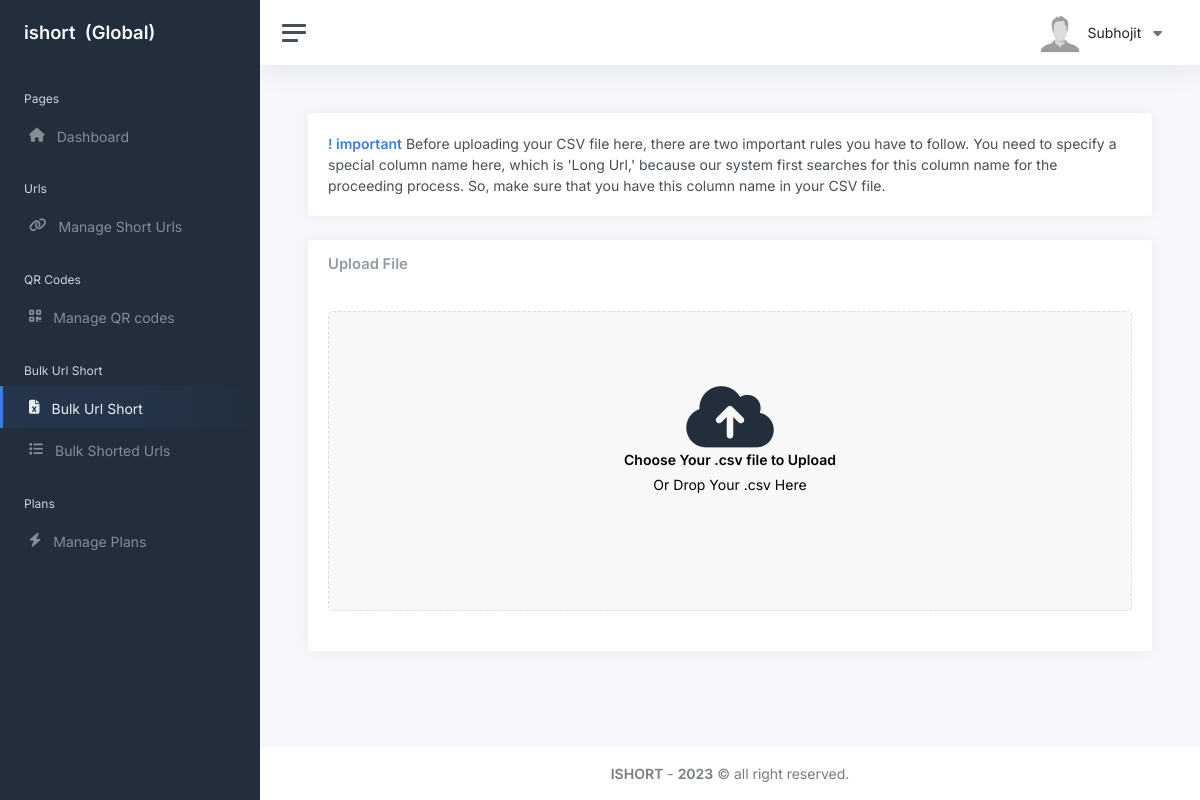
Page /user/bulk-url-short/ (signed in) on the committed database.
### core/models.py (models this page shows, shortened)
class User(AbstractUser):
    username = None
    email = models.EmailField(unique=True)
    email_token = models.CharField(max_length=250, null=True, blank=True)
    is_email_varified = models.BooleanField(default=False)
    method = models.CharField(max_length=50, choices=[('manually', 'Manually'), ('google', 'Google')], default='manually')
    google_id = models.CharField(max_length=250, null=True, blank=True)
    extra_data = models.TextField(null=True, blank=True)
    objects = UserManager()
    USERNAME_FIELD = 'email'
    REQUIRED_FIELDS = []

class Subscription(models.Model):
    user = models.OneToOneField(User, on_delete=models.CASCADE) # one to one relationship
    plan = models.ForeignKey(Plan, on_delete=models.CASCADE)
    used_urls = models.PositiveIntegerField(default = 0)
    used_qrs = models.PositiveBigIntegerField(default = 0)
    expires_at = models.DateTimeField(null = True, blank = True)
    razorpay_payment_id = models.CharField(max_length=250, null=True, blank=True)
    def get_subscription_details(request):
        subscription_obj = Subscription.objects.get(user = request.user)
        return subscription_obj.plan

class Plan(models.Model):
    name = models.CharField(max_length=50, verbose_name='Plan Name')
    price = models.FloatField(default=0.0, verbose_name='Plan Price')
    duration = models.IntegerField(default=365, verbose_name='Plan Duration in Day')
    number_url = models.BigIntegerField(default = 0, verbose_name='Number of urls')
    number_qr = models.BigIntegerField(default = 0, verbose_name='Number of qr codes')
    api_access = models.BooleanField(default = False)
    bulk_url_short = models.BooleanField(default=False)
    details = models.TextField(verbose_name='Plan Details')
    subs_count = models.BigIntegerField(default=0, verbose_name='Plan Subscribe Count')
    created_at = models.DateField(auto_now=True)
    updated_at = models.DateField(auto_now=True)
    def __str__(self):
        return self.name

### core/views.py (the view, shortened to what this page needs)
# urls.py: path('user/bulk-url-short/', bulk_url_short, name="Bulk_Url_Short"),
@login_required(login_url='user_auth:auth_login')
def bulk_url_short(request):
    return render(request, 'Dashboard/bulk-url-short.html')

### core/templates/Dashboard/bulk-url-short.html (shortened to what this page needs)
{% extends 'Dashboard/base.html' %}
{% block content %}
<main class="content">
    <div class="container-fluid p-0">
        <div class="row">
            <div class="col-12">
                <div class="card">
                    <div class="card-body">
                        <b class="text-primary">! important</b> Before uploading your CSV file here, there are two important rules you have to follow. You need to specify a special column name here, which is 'Long Url,' because our system first searches for this column name for the proceeding process. So, make sure that you have this column name in your CSV file.
                    </div>
                </div>
            </div>
        </div>
        <div class="row">
            <div class="col-12">
                <div class="card">
                    <div class="card-header">
                        <h5 class="card-title mb-0">Upload File</h5>
                    </div>
                    <div class="card-body">
                        <div class="item">
                            <form data-validation="true" id="upload-form" method="post" enctype="multipart/form-data">
                                <div class="item-inner">
                                    <div class="item-content">
                                        <div class="image-upload">
                                          <label style="cursor: pointer; margin-top: 70px;" for="file_upload">
                                            <div class="h-100">
                                                   <div class="dplay-tbl">
                                                    <div class="dplay-tbl-cell">
                                                        <i class="fa fa-cloud-upload fa-5x" style="color: #222e3c;"></i>
                                                        <h5><b>Choose Your .csv file to Upload</b></h5>
                                                        <h6 class="mt-10 mb-70">Or Drop Your .csv Here</h6>
                                                    </div>
                                                </div>
                                            </div>
                                            </label>
                                        </div>
                                    </div>
                                </div>
                            </form>
                        </div>
                    </div>
                </div>
            </div>
        </div>
    </div>
</main>
{% endblock content %}

### core/templates/Dashboard/base.html (shortened to what this page needs)
{% load static %}
<!DOCTYPE html>
<html lang="en">
<head>
	<link rel="stylesheet" href="https://cdnjs.cloudflare.com/ajax/libs/font-awesome/6.4.2/css/all.min.css">
	<link href="https://cdn.jsdelivr.net/npm/bootstrap@5.0.2/dist/css/bootstrap.min.css" rel="stylesheet">
	<link href="{% static 'User/css/app.css' %}" rel="stylesheet">
</head>
<body>
	<div class="wrapper">
		<nav id="sidebar" class="sidebar js-sidebar">
			<div class="sidebar-content js-simplebar">
				<a class="sidebar-brand" href="">
					<span class="align-middle">ishort &nbsp({{request.user.subscription.get_subscription_details}})</span>
				</a>
				{% with request.resolver_match.url_name as url_name %}
				<ul class="sidebar-nav">
					<li class="sidebar-header">
						Pages
					</li>
					<li class="sidebar-item {% if url_name == 'User_Dashboard' %} active {% endif %}">
						<a class="sidebar-link" href="{% url 'core:User_Dashboard' %}"><i class="fa-solid fa-house"></i><span class="align-middle">Dashboard</span></a>
					</li>
					<li class="sidebar-header">
						Urls
					</li>
					<li class="sidebar-item {% if url_name == 'Manage_Urls' %} active {% endif %}">
						<a class="sidebar-link" href="{% url 'core:Manage_Urls' %}"><i class="fa-solid fa-link"></i><span class="align-middle">Manage Short Urls</span></a>
					</li>
					<li class="sidebar-header">
						QR Codes
					</li>
					<li class="sidebar-item {% if url_name == 'Manage_QR_codes' %} active {% endif %}">
						<a class="sidebar-link" href="{% url 'core:Manage_QR_codes' %}"><i class="fa-solid fa-qrcode"></i><span class="align-middle">Manage QR codes</span></a>
					</li>
					{% if request.user.subscription.plan.name == 'Global' %}
						<li class="sidebar-header">
							Bulk Url Short
						</li>
						<li class="sidebar-item {% if url_name == 'Bulk_Url_Short' %} active {% endif %}">
							<a class="sidebar-link" href="{% url 'core:Bulk_Url_Short' %}"><i class="fa-solid fa-file-excel"></i><span class="align-middle">Bulk Url Short</span></a>
						</li>
						<li class="sidebar-item {% if url_name == 'bulk_shorted_urls' %} active {% endif %}">
							<a class="sidebar-link" href="{% url 'core:bulk_shorted_urls' %}"><i class="fa-solid fa-list"></i><span class="align-middle">Bulk Shorted Urls</span></a>
						</li>
					{% endif %}
					<li class="sidebar-header">
						Plans
					</li>
					<li class="sidebar-item {% if url_name == 'Manage_Plan' %} active {% endif %}">
						<a class="sidebar-link" href="{% url 'core:Manage_Plan' %}"><i class="fa-solid fa-bolt"></i><span class="align-middle">Manage Plans</span></a>
					</li>
				</ul>
				{% endwith %}
			</div>
		</nav>
		<div class="main">
			<nav class="navbar navbar-expand navbar-light navbar-bg">
				<a class="sidebar-toggle js-sidebar-toggle">
					<i class="hamburger align-self-center"></i>
				</a>
				<div class="navbar-collapse collapse">
					<ul class="navbar-nav navbar-align">
						<li class="nav-item dropdown">
							<a class="nav-link d-none d-sm-inline-block" href="#" data-bs-toggle="dropdown">
								{% if request.user.extra_data %}
								<img src="{{request.user.extra_data}}" class="avatar img-fluid rounded me-1" alt="{{request.user.first_name}}" /> <span class="text-dark">{{request.user.first_name}}</span>
								{% else %}
								<img class="avatar img-fluid rounded me-1" alt="{{request.user.first_name}}" /> <span class="text-dark">{{request.user.first_name}}</span>
								{% endif %}
								<i class="fa-solid fa-caret-down mx-2"></i>
							</a>
						</li>
					</ul>
				</div>
			</nav>
            {% block content %}
            {% endblock content %}
            <footer class="footer">
				<div class="container-fluid">
					<div class="row text-muted">
						<div class="col-12 text-center">
							<p class="mb-0">
								<a class="text-muted" href="#" target="_blank"><strong>ISHORT</strong></a> - <a class="text-muted" href="#" target="_blank"><strong>2023</strong></a> &copy; all right reserved.
							</p>
						</div>
					</div>
				</div>
			</footer>
		</div>
	</div>
</body>
</html>

### core/templates/Dashboard/bulk-url-short.html (style rules this page uses)
.image-upload { width: 100%; height: 300px; border: 1px dashed #ddd; border-radius: 5px; margin-bottom: 20px; position: relative; text-align: center; background: #f8f8f9; color: #666; overflow: hidden; }

### rows in the picture
User: user.subscription.get_subscription_details "Global", user.first_name "Subhojit"
